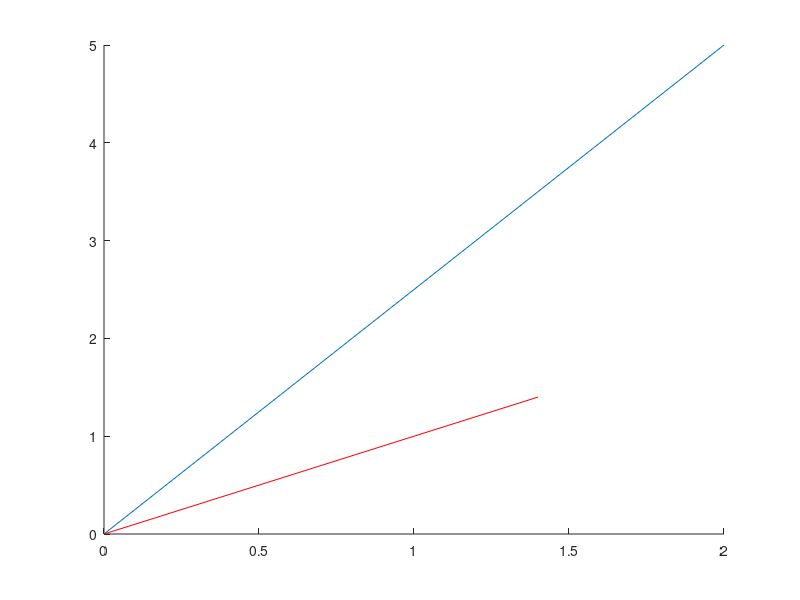

Source code (MATLAB):
clc;
clear;
hold on

x = 1;
y = 2;

start_point = [0;0];
end_point   = [2;5];

line_start = [start_point(x) end_point(x)];
line_end =   [start_point(y) end_point(y)];
plot(line_start,line_end);

delta_x = end_point(x) - start_point(x);
delta_y = end_point(y) - start_point(y);
distance = sqrt(delta_x^2 + delta_y^2);

k = delta_y / delta_x;

unit_length = 0.7;
line_segment = floor(distance / unit_length);
last_line_length = distance - line_segment * unit_length;

target_Point = zeros(1,2);

Insert_Point= start_point;
Insert_Line = start_point';

for i = 1 : 1 : line_segment
    target_Point(x) = unit_length * i;
    target_Point(y) = target_Point(x) * k;

     if (k == Inf) 
         Insert_Point(y) = Insert_Point(y) + unit_length;
         Insert_Line = [Insert_Line;Insert_Point'];
         continue;
     end

     if (k == 0)
         Insert_Point(x) = Insert_Point(x) + unit_length;
         Insert_Line = [Insert_Line;Insert_Point'];
         continue;
     end

     if (target_Point(x) > 0 && target_Point(y) > 0)
         if (k > 0 && k < 1)
             epsilon_single_axis = Insert_Point(y) - target_Point(y);
             epsilon_double_axis = Insert_Point(y) - target_Point(y) + unit_length;
             res = epsilon_single_axis + epsilon_double_axis;
             if(res > 0)
                 Insert_Point(x) = Insert_Point(x) + unit_length;
             else
                 Insert_Point(x) = Insert_Point(x) + unit_length;
                 Insert_Point(y) = Insert_Point(y) + unit_length;
             end
         else
             epsilon_single_axis = Insert_Point(x) - target_Point(x);
             epsilon_double_axis = Insert_Point(x) - target_Point(x) + unit_length;
             res = epsilon_single_axis + epsilon_double_axis;
             if(res > 0)
                 Insert_Point(y) = Insert_Point(y) + unit_length;
             else
                 Insert_Point(x) = Insert_Point(x) + unit_length;
                 Insert_Point(y) = Insert_Point(y) + unit_length;
             end
         end
            if(Insert_Point(x) > end_point(x) || Insert_Point(y) > end_point(y)) break
            end
    end

    if (target_Point(x) < 0 && target_Point(y) > 0)
        if (k < -1)
             epsilon_single_axis = Insert_Point(x) - target_Point(x);
             epsilon_double_axis = Insert_Point(x) - target_Point(x) - unit_length;
             res = epsilon_single_axis + epsilon_double_axis;
             if(res > 0)
                 Insert_Point(x) = Insert_Point(x) - unit_length;
                 Insert_Point(y) = Insert_Point(y) + unit_length;
             else
                 Insert_Point(y) = Insert_Point(y) + unit_length;
             end
        else
             epsilon_single_axis = Insert_Point(y) - target_Point(y);
             epsilon_double_axis = Insert_Point(y) - target_Point(y) + unit_length;
             res = epsilon_single_axis + epsilon_double_axis;
             if(res > 0)
                 Insert_Point(x) = Insert_Point(x) - unit_length;
             else
                 Insert_Point(x) = Insert_Point(x) - unit_length;
                 Insert_Point(y) = Insert_Point(y) + unit_length;
             end
        end
    end

    Insert_Line = [Insert_Line;Insert_Point'];
end

plot(Insert_Line(:,1),Insert_Line(:,2),'r');
